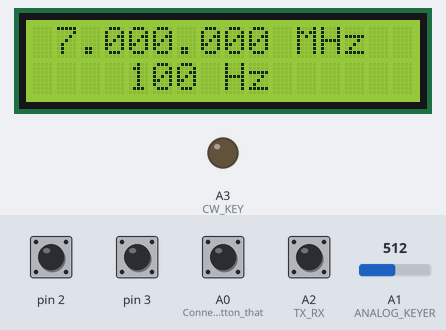
The sketch below on a simulated Arduino Uno, built with avr-gcc and run on an emulated ATmega328P. On the bench: 16×2 character LCD, output pins drawn as LEDs (lit = HIGH). Inputs (shaded band) come from the test bench; at power-on: A0 (Connect_to_a_button_that), A2 (TX_RX), pin 2, pin 3 HIGH, A1 (ANALOG_KEYER) = 512. EEPROM starts erased; pins used as bus, display or sensor lines are not drawn; what the sketch prints to the serial monitor is not drawn.

Above: at 1.9 s.
2.0 s: A0 (Connect_to_a_button_that) pulled LOW for 1 s
At 3.3 s:
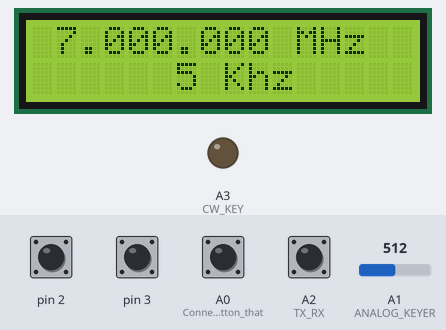
4.5 s: A0 (Connect_to_a_button_that) pulled LOW for 1 s
At 5.13 s:
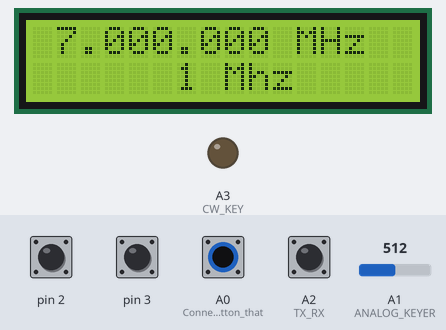
7.0 s: A1 (ANALOG_KEYER) set to 53
8.5 s: A1 (ANALOG_KEYER) set to 45
At 9.0 s:
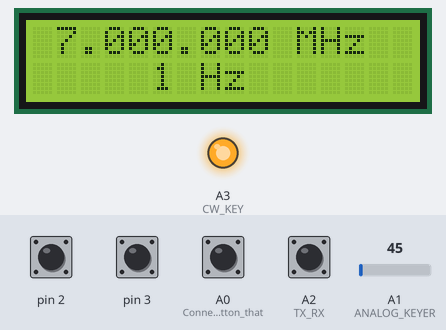
10.0 s: A1 (ANALOG_KEYER) set to 144
11.5 s: A1 (ANALOG_KEYER) set to 161
At 11.8 s:
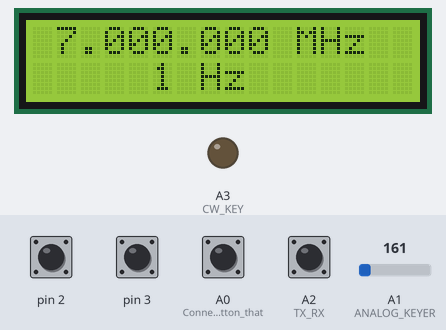
Timing chart, 0 to 14.0 s (numbered marks = the images above; inputs shaded):
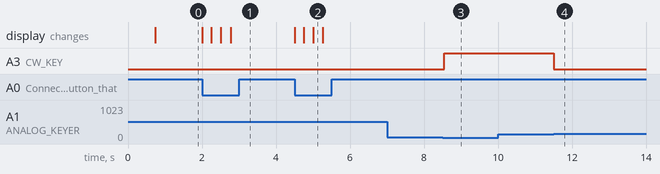

Measured:
- the behaviour switches between 50 and 49 on A1 (ANALOG_KEYER) (found by bisection; images 2 and 3)
- the behaviour switches between 150 and 151 on A1 (ANALOG_KEYER) (found by bisection; images 3 and 4)
- after the input at 2.0 s, the display: first changes at once (image 1 shows a later state)
- after the input at 4.5 s, the display: first changes at once (image 2 shows a later state)
- after the input at 7.0 s, every drawn part: stays the same
- after the input at 8.5 s, A3 (CW_KEY): LOW → HIGH after 0.05 s
- after the input at 10.0 s, every drawn part: stays the same
- after the input at 11.5 s, A3 (CW_KEY): HIGH → LOW at once

The sketch:

AD9851_LCD_ROTARY_WMENUS-dpp.ino
```cpp
/*
Main code by Richard Visokey AD7C - www.ad7c.com
Revision 2.0 - November 6th, 2013...  ever so slight revision by  VK8BN for AD9851 chip Feb 24 2014
Revision 3.0 - May 27, 2016 from LZ1DPN => AD9851 DDS + control board for LZ1DPN-49er+
*/

// Include the library code
#include <LiquidCrystal.h>
#include <rotary.h>
#include <EEPROM.h>
#include <Wire.h>

//Setup some items
#define VFO_VERSION "3.0"

//dpp
#define CW_TIMEOUT (600l) // in milliseconds, this is the parameter that determines how long the tx will hold between cw key downs
unsigned long cwTimeout = 0;
#define TX_RX (A2) 			//izhod TX_RX relay
#define CW_KEY (A3) 		//izhod side tone
#define ANALOG_KEYER (A1)   //whod +5V pri natisnat kliuch
char inTx = 0;
char keyDown = 0;


#define W_CLK 8   // Pin 8 - connect to AD9851 module word load clock pin (CLK)
#define FQ_UD 9   // Pin 9 - connect to freq update pin (FQ)
#define DATA 10   // Pin 10 - connect to serial data load pin (DATA)
#define RESET 11  // Pin 11 - connect to reset pin (RST)
#define pulseHigh(pin) {digitalWrite(pin, HIGH); digitalWrite(pin, LOW); }
Rotary r = Rotary(2,3); // sets the pins the rotary encoder uses.  Must be interrupt pins.
LiquidCrystal lcd(12, 13, 7, 6, 5, 4); // I used an odd pin combination because I need pin 2 and 3 for the interrupts.
int_fast32_t rx=7000000; // Starting frequency of VFO
int_fast32_t rx2=1; // variable to hold the updated frequency

int_fast32_t increment = 100; // starting VFO update increment in HZ.
int buttonstate = 0;
// {increment = 100;  hertz = "100 Hz"; hertzPosition=4;}
String hertz = "100 Hz";
int  hertzPosition = 4;

byte ones,tens,hundreds,thousands,tenthousands,hundredthousands,millions ;  //Placeholders
String freq; // string to hold the frequency
int_fast32_t timepassed = millis(); // int to hold the arduino miilis since startup

int memstatus = 1;  // value to notify if memory is current or old. 0=old, 1=current.

int ForceFreq = 1;  // Change this to 0 after you upload and run a working sketch to activate the EEPROM memory.  YOU MUST PUT THIS BACK TO 0 AND UPLOAD THE SKETCH AGAIN AFTER STARTING FREQUENCY IS SET!


void setup() {

// Initialize the Serial port so that we can use it for debugging
  Serial.begin(115200);
  Serial.println("VFO ver 3.0 / 28.05.2016 - LZ1DPN");

  //dpp

//  debug("START Version: %s", VFO_VERSION);
  lcd.begin(16, 2);
  lcd.print("LZ1DPN-49er");
  delay(600);

//

  //set up the pins
  pinMode(TX_RX, OUTPUT);
  pinMode(CW_KEY, OUTPUT);
  pinMode(ANALOG_KEYER, INPUT);

  //set the side-tone off, put the transceiver to receive mode
// digitalWrite(CW_KEY, 0);
// digitalWrite(TX_RX, 1); //old way to enable the built-in pull-ups

  digitalWrite(CW_KEY,LOW);
  digitalWrite(TX_RX,LOW);
  digitalWrite(ANALOG_KEYER,LOW);
//

  pinMode(A0,INPUT); // Connect to a button that goes to GND on push
  digitalWrite(A0,HIGH);
  lcd.begin(16, 2);

  PCICR |= (1 << PCIE2);
  PCMSK2 |= (1 << PCINT18) | (1 << PCINT19);
  sei();
  pinMode(FQ_UD, OUTPUT);
  pinMode(W_CLK, OUTPUT);
  pinMode(DATA, OUTPUT);
  pinMode(RESET, OUTPUT);
  pulseHigh(RESET);
  pulseHigh(W_CLK);
  pulseHigh(FQ_UD);  // this pulse enables serial mode on the AD9851 - see datasheet

  lcd.setCursor(hertzPosition,1);
  lcd.print(hertz);

   // Load the stored frequency
  if (ForceFreq == 0) {
    freq = String(EEPROM.read(0))+String(EEPROM.read(1))+String(EEPROM.read(2))+String(EEPROM.read(3))+String(EEPROM.read(4))+String(EEPROM.read(5))+String(EEPROM.read(6));
    rx = freq.toInt();
  }
}


void loop() {

  checkCW();
  checkTX();
//  showFreq();

  if (rx != rx2){
        showFreq();
        sendFrequency(rx);
        rx2 = rx;
      }

  buttonstate = digitalRead(A0);
  if(buttonstate == LOW) {
        setincrement();
    };

  // Write the frequency to memory if not stored and 2 seconds have passed since the last frequency change.
    if(memstatus == 0){
      if(timepassed+2000 < millis()){
        storeMEM();
        }
    }

}

// END PRG

ISR(PCINT2_vect) {
  unsigned char result = r.process();
  if (result) {
    if (result == DIR_CW){rx=rx+increment;}
    else {rx=rx-increment;};
      if (rx >=78000000){rx=rx2;}; // UPPER VFO LIMIT
      if (rx <=1000000){rx=rx2;}; // LOWER VFO LIMIT (org<=1)
  }
}


// frequency calc from datasheet page 8 = <sys clock> * <frequency tuning word>/2^32
void sendFrequency(double frequency) {
  int32_t freq = frequency * 4294967296./180000000;  // note 180 MHz clock on 9851. also note slight adjustment of this can be made to correct for frequency error of onboard crystal
  for (int b=0; b<4; b++, freq>>=8) {
    tfr_byte(freq & 0xFF);
  }
  tfr_byte(0x001);   // Final control byte, LSB 1 to enable 6 x xtal multiplier on 9851 set to 0x000 for 9850
  pulseHigh(FQ_UD);  // Done!  Should see output
}
// transfers a byte, a bit at a time, LSB first to the 9851 via serial DATA line
void tfr_byte(byte data)
{
  for (int i=0; i<8; i++, data>>=1) {
    digitalWrite(DATA, data & 0x01);
    pulseHigh(W_CLK);   //after each bit sent, CLK is pulsed high
  }
}

void setincrement(){
  if(increment == 1){increment = 10; hertz = "10 Hz"; hertzPosition=5;}
  else if(increment == 10){increment = 50; hertz = "50 Hz"; hertzPosition=5;}
  else if (increment == 50){increment = 100;  hertz = "100 Hz"; hertzPosition=4;}
  else if (increment == 100){increment = 500; hertz="500 Hz"; hertzPosition=4;}
  else if (increment == 500){increment = 1000; hertz="1 Khz"; hertzPosition=6;}
  else if (increment == 1000){increment = 2500; hertz="2.5 Khz"; hertzPosition=4;}
  else if (increment == 2500){increment = 5000; hertz="5 Khz"; hertzPosition=6;}
  else if (increment == 5000){increment = 10000; hertz="10 Khz"; hertzPosition=5;}
  else if (increment == 10000){increment = 100000; hertz="100 Khz"; hertzPosition=4;}
  else if (increment == 100000){increment = 1000000; hertz="1 Mhz"; hertzPosition=6;}

  else{increment = 1; hertz = "1 Hz"; hertzPosition=5;};
   lcd.setCursor(0,1);
     lcd.print("           ");
   lcd.setCursor(hertzPosition,1);
   lcd.print(hertz);
   delay(250); // Adjust this delay to speed up/slow down the button menu scroll speed.
}


void showFreq(){
    millions = int(rx/1000000);
    hundredthousands = ((rx/100000)%10);
    tenthousands = ((rx/10000)%10);
    thousands = ((rx/1000)%10);
    hundreds = ((rx/100)%10);
    tens = ((rx/10)%10);
    ones = ((rx/1)%10);
    lcd.setCursor(0,0);
    lcd.print("                ");

	if (millions > 9){lcd.setCursor(0,0);}
			else{lcd.setCursor(1,0);}

	lcd.print(millions);
    lcd.print(".");
    lcd.print(hundredthousands);
    lcd.print(tenthousands);
    lcd.print(thousands);
    lcd.print(".");
    lcd.print(hundreds);
    lcd.print(tens);
    lcd.print(ones);
    lcd.print(" MHz ");

//	Serial.println(rx); // debug bfo freq in serial console if needs

    timepassed = millis();
    memstatus = 0; // Trigger memory write
};

void storeMEM(){
  //Write each frequency section to a EPROM slot.  Yes, it's cheating but it works!
   EEPROM.write(0,millions);
   EEPROM.write(1,hundredthousands);
   EEPROM.write(2,tenthousands);
   EEPROM.write(3,thousands);
   EEPROM.write(4,hundreds);
   EEPROM.write(5,tens);
   EEPROM.write(6,ones);
   memstatus = 1;  // Let program know memory has been written
};

//dpp

void checkTX(){

  //we don't check for ptt when transmitting cw
  if (cwTimeout > 0)
    return;

  if (digitalRead(TX_RX) == 0 && inTx == 0){
    inTx = 1;
  }

  if (digitalRead(TX_RX) == 1 && inTx == 1){
    inTx = 0;
  }
}

/*CW is generated by keying the bias of a side-tone oscillator.
nonzero cwTimeout denotes that we are in cw transmit mode.
*/

void checkCW(){

  if (keyDown == 0 && analogRead(ANALOG_KEYER) < 50){
    //switch to transmit mode if we are not already in it
    if (inTx == 0){
      //put the  TX_RX line to transmit
      pinMode(TX_RX, OUTPUT);
      digitalWrite(TX_RX, 0);
      //give the relays a few ms to settle the T/R relays
      delay(50);
    }
    inTx = 1;
    keyDown = 1;
    digitalWrite(CW_KEY, 1); //start the side-tone
  }


  //reset the timer as long as the key is down
  if (keyDown == 1){
     cwTimeout = CW_TIMEOUT + millis();
  }

  //if we have a keyup
  if (keyDown == 1 && analogRead(ANALOG_KEYER) > 150){
    keyDown = 0;
    digitalWrite(CW_KEY, 0);
    cwTimeout = millis() + CW_TIMEOUT;
  }

  //if we have keyuup for a longish time while in cw tx mode
  if (inTx == 1 && cwTimeout < millis()){
    //move the radio back to receive
    digitalWrite(TX_RX, 1);
    //set the TX_RX pin back to input mode
    pinMode(TX_RX, INPUT);
    digitalWrite(TX_RX, 1); //pull-up!
    inTx = 0;
    cwTimeout = 0;
  }
}
```
